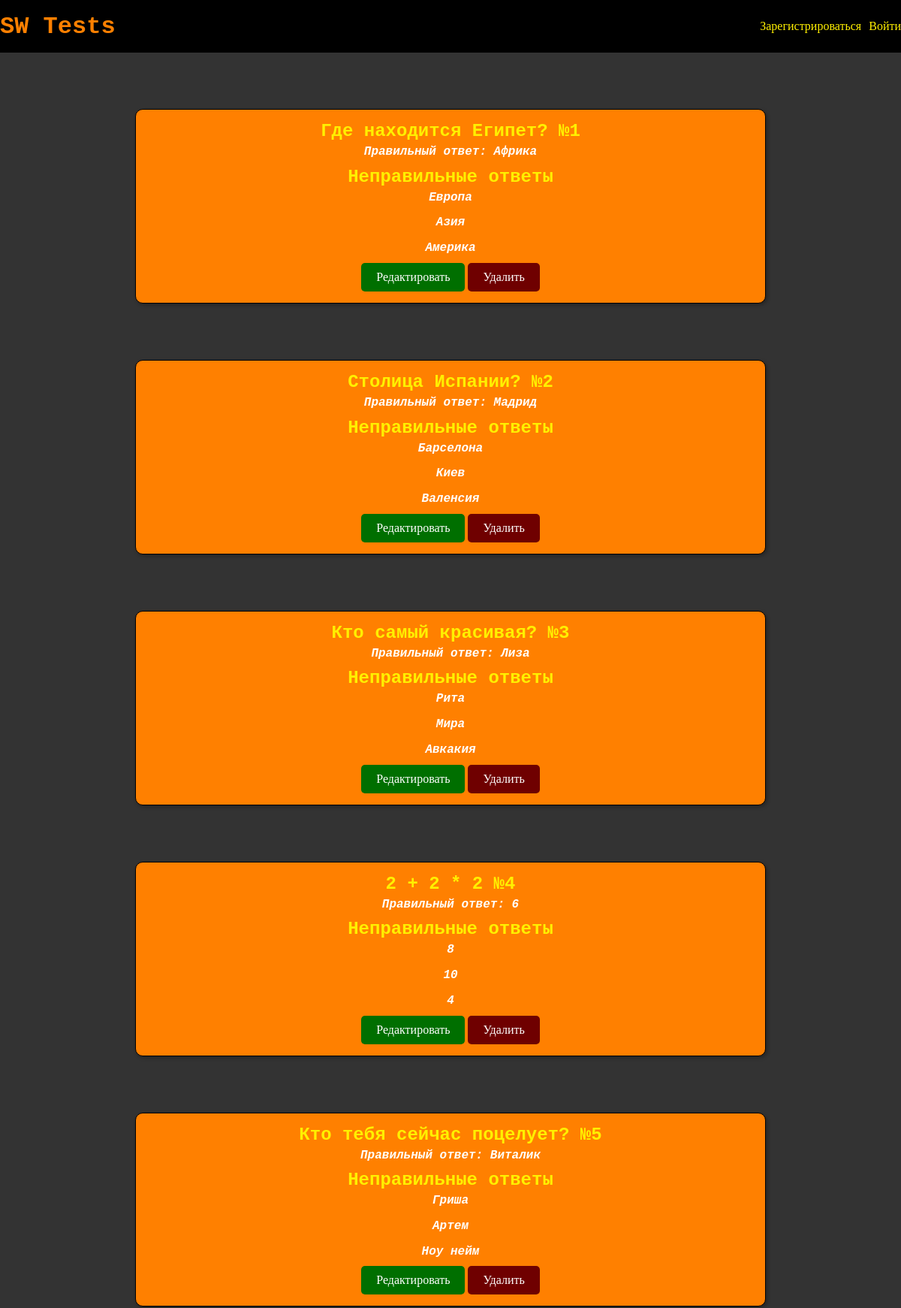
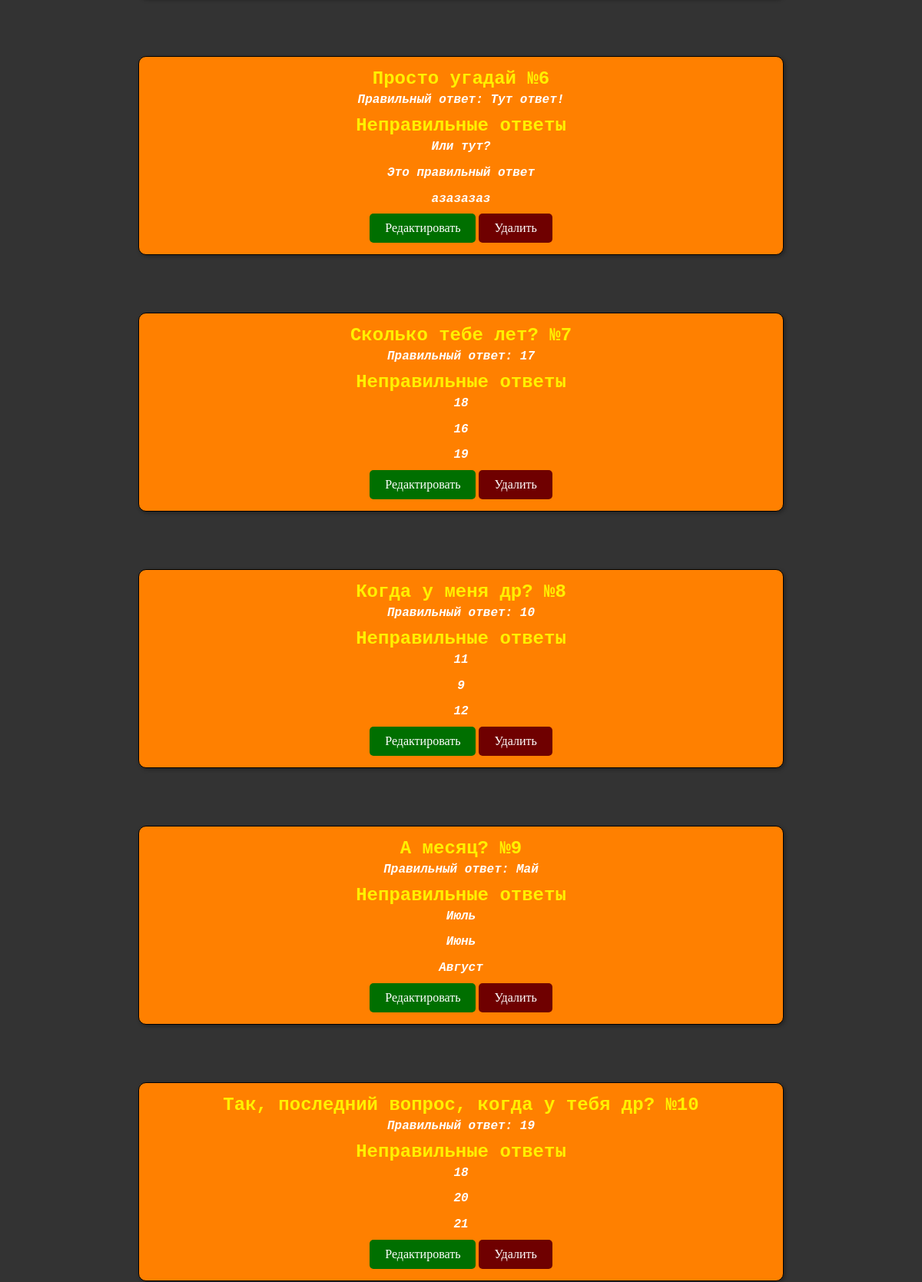
/redact_test/3 (upper part), run on the app's committed database (2 pictures, top to bottom).
### main/models.py (models this page shows, shortened)
class Question(models.Model):
    question = models.TextField(blank=False, verbose_name='Вопрос')
    correct_answer = models.CharField(max_length=255, verbose_name='Правильный ответ')
    incorrect_answer_1 = models.CharField(max_length=255, verbose_name='Неправильный ответ')
    incorrect_answer_2 = models.CharField(max_length=255, verbose_name='Неправильный ответ')
    incorrect_answer_3 = models.CharField(max_length=255, verbose_name='Неправильный ответ')
    test = models.ForeignKey('Test', on_delete=models.CASCADE, verbose_name='Тест', related_name='questions')
    number = models.IntegerField(verbose_name='Номер вопроса')

### main/views.py (the view, shortened to what this page needs)
# urls.py: path('redact_test/<int:pk>', RedactTest.as_view(), name='redact_test'),
class RedactTest(DetailView, UserPassesTestMixin):
    login_url = '/login/'
    template_name = 'main/questions_for_redact.html'
    extra_context = {'title': 'Редактирование вопросов'}
    context_object_name = 'questions'
    model = Test
    def get_object(self, queryset=None):
        test_id = self.kwargs.get('pk')
        test = get_object_or_404(Test, pk=test_id)
        obj = test.questions.all()
        return obj

### main/templatetags/templatetags.py (called while the page is built)
@register.inclusion_tag('main/show_menu.html')
def show_menu(request):
    return {'request': request}

### main/templates/main/questions_for_redact.html (shortened to what this page needs)
{% extends 'main/base.html' %}
{% block content %}
{% for q in questions %}
 <div href=# class="question">
     <h1 class="title">{{ q.question }} №{{q.number}}</h1>
     <h1 class="test-q-q">Правильный ответ: {{q.correct_answer}}</h1>
     <h1 class="title">Неправильные ответы</h1>
     <h1 class="test-q-q">{{q.incorrect_answer_1}}</h1>
     <h1 class="test-q-q">{{q.incorrect_answer_2}}</h1>
     <h1 class="test-q-q">{{q.incorrect_answer_3}}</h1>
     <div>
         <a href="{% url 'redact_question' test_id=q.test_id q_number=q.number %}" class="start-button">Редактировать</a>
         <a href="{% url 'delete_question' test_id=q.test_id q_number=q.number %}" class="back-button">Удалить</a>
     </div>
 </div>
{% endfor %}
{% endblock %}

### main/templates/main/base.html (shortened to what this page needs)
{% load static %}
{% load templatetags%}
<!DOCTYPE html>
<html lang="ru">
<head>
    <link type="text/css" href="{% static 'main/css/styles.css' %}" rel="stylesheet"/>
</head>
<body>
<header>
    {% show_menu request=request %}
</header>
{% block content %}
{% endblock content %}
</body>
</html>

### main/templates/main/show_menu.html (shortened to what this page needs)
<div>
    <a href="{% url 'main' %}" class="logo">SW Tests</a>
</div>
{% if request.user.is_authenticated %}
<div class="nav-links">
    <a class="title" href="{% url 'logout' %}">Выйти</a>
</div>
{% else %}
<div class="nav-links">
    <a href="{% url 'register' %}" class="last">Зарегистрироваться</a>
    <a href="{% url 'login' %}" class="last">Войти</a>
</div>
{% endif %}

### main/static/main/css/styles.css (style rules this page uses)
body { margin: 0; background-color: #333333; }
header { display: flex; align-items: center; justify-content: space-between; background-color: black; height: 70px; width: 100%; }
.logo { margin-right: 10px; font-size: 32px; font-weight: bold; color: #ff8000; font-family: Courier New, sans-serif; text-shadow: 2px 2px 4px rgba(0, 0, 0, 0.5); transition: transform 0.3s ease-in-out; text-decoration: none; }
.title { text-align: center; font-size: 24px; font-weight: bold; color: #fff000; font-family: Courier New, sans-serif; text-decoration: none; margin: auto; }
.test-q-q { font-style: italic; margin-top: 5px; height: 10%; font-family: Courier New, sans-serif; font-size: 16px; }
.start-button { display: inline-block; padding: 10px 20px; background-color: #006F00; color: #FFFFFF; text-decoration: none; border-radius: 5px; transition: background-color 0.3s ease; }
.back-button { display: inline-block; padding: 10px 20px; background-color: #6F0000; color: #FFFFFF; text-decoration: none; border-radius: 5px; transition: background-color 0.3s ease; }
.question { border: 1px solid black; margin: 75px 15%; padding: 15px; display: flex; justify-content: center; align-items: center; flex-direction: column; text-decoration: none; background-color: #ff8000; color: #FFFFFF; box-shadow: 2px 2px 5px rgba(0, 0, 0, 0.3); border-radius: 10px; transition: transform 0.3s ease; }
.nav-links { display: flex; justify-content: flex-end; }
.nav-links a { margin-left: 10px; text-decoration: none; color: #fff000; font-family: Comic Sans MS,, sans-serif; }

### data on the page
Question: question "Где находится Египет?", number "1", correct_answer "Африка", incorrect_answer_1 "Европа", incorrect_answer_2 "Азия", incorrect_answer_3 "Америка"
Question: question "Столица Испании?", number "2", correct_answer "Мадрид", incorrect_answer_1 "Барселона", incorrect_answer_2 "Киев", incorrect_answer_3 "Валенсия"
Question: question "Кто самый красивая?", number "3", correct_answer "Лиза", incorrect_answer_1 "Рита", incorrect_answer_2 "Мира", incorrect_answer_3 "Авкакия"
Question: question "2 + 2 * 2", number "4", correct_answer "6", incorrect_answer_1 "8", incorrect_answer_2 "10", incorrect_answer_3 "4"
Question: question "Кто тебя сейчас поцелует?", number "5", correct_answer "Виталик", incorrect_answer_1 "Гриша", incorrect_answer_2 "Артем", incorrect_answer_3 "Ноу нейм"
Question: question "Просто угадай", number "6", correct_answer "Тут ответ!", incorrect_answer_1 "Или тут?", incorrect_answer_2 "Это правильный ответ", incorrect_answer_3 "азазазаз"
Question: question "Сколько тебе лет?", number "7", correct_answer "17", incorrect_answer_1 "18", incorrect_answer_2 "16", incorrect_answer_3 "19"
Question: question "Когда у меня др?", number "8", correct_answer "10", incorrect_answer_1 "11", incorrect_answer_2 "9", incorrect_answer_3 "12"
Question: question "А месяц?", number "9", correct_answer "Май", incorrect_answer_1 "Июль", incorrect_answer_2 "Июнь", incorrect_answer_3 "Август"
Question: question "Так, последний вопрос, когда у тебя др?", number "10", correct_answer "19", incorrect_answer_1 "18", incorrect_answer_2 "20", incorrect_answer_3 "21"
